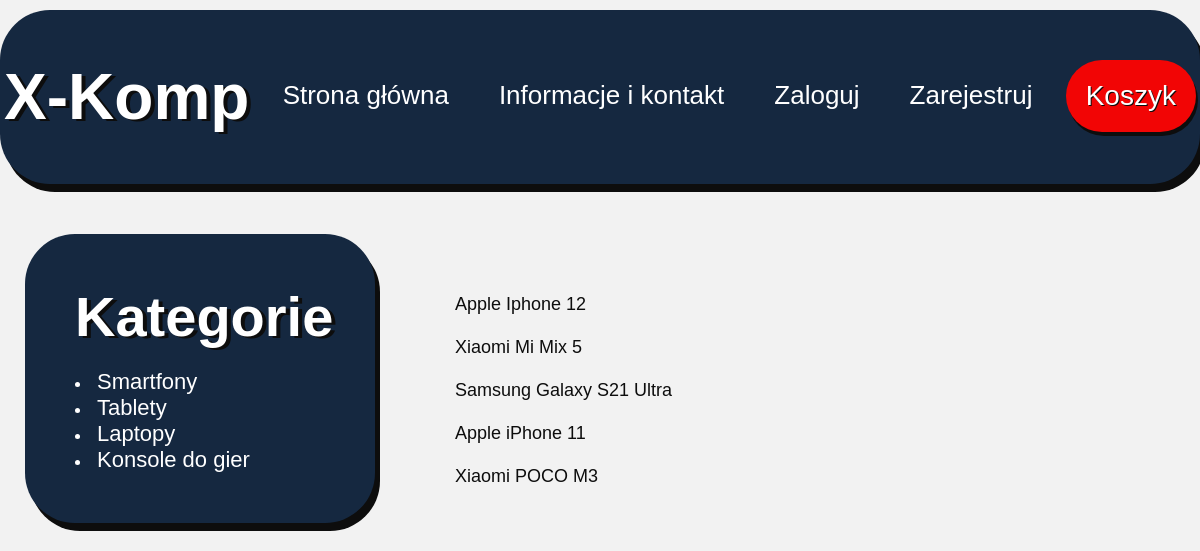
/kategoria/1/, run on the app's committed database.
### Produkty/models.py (models this page shows, shortened)
class Kategoria(models.Model):
    kategoria_produktu = models.CharField(max_length=50)
    class Meta:
        verbose_name = "Kategoria"
        verbose_name_plural = "Kategorie"

class Produkty(models.Model):
    nazwa = models.CharField(max_length=50)
    producent = models.ForeignKey(Producent, on_delete=models.CASCADE, null=True)
    kategoria = models.ForeignKey(Kategoria, on_delete=models.CASCADE, null=True)
    opis = models.TextField(blank=True)
    cena = models.DecimalField(max_digits=8, decimal_places=2)
    class Meta:
        verbose_name = "Produkt"
        verbose_name_plural = "Produkty"

### Produkty/views.py (the view)
# urls.py: path('kategoria/<id>/', kategoria, name="kategoria"),
def kategoria(request, id):
    kategoria_user = Kategoria.objects.get(pk=id)
    kategoria_produkt = Produkty.objects.filter(kategoria=kategoria_user)
    kategorie = Kategoria.objects.all()
    dane = {'kategoria_user': kategoria_user, 'kategoria_produkt': kategoria_produkt, 'kategorie': kategorie}
    return render(request, 'kategoria.html', dane)

### Produkty/templates/kategoria.html (shortened to what this page needs)
<html>
{% extends 'index.html' %}
{% load static %}
{% block produkt %}
{% if kategoria_produkt %}
<div class='lista_produktow'>
{% for produkt in kategoria_produkt %}
<ul>
<li><a href="/produkt/{{ produkt.id }}/" > {{ produkt.nazwa }} </a></li>
</ul>
{% endfor %}
</div>
{% endif %}
{% endblock produkt %}

### Produkty/templates/index.html (shortened to what this page needs)
<html>
<head>
{% load static %}
    <link rel="stylesheet" type="text/css" href="{% static 'produkty/style.css' %}">
</head>
<body>
<header>
      <h1 class="logo">X-Komp</h1>
      <ul class="list">
        <li><a href="{% url 'strona_glowna' %}">Strona główna</a></li>
        <li><a href="#">Informacje i kontakt</a></li>
          {% if user.is_authenticated %}
            <li><a href="{% url 'mojekonto' %}">Moje konto</a></li>
            <li><a href="{% url 'wyloguj' %}">Wyloguj</a></li>
          {% else %}
            <li><a href="{% url 'logowanie' %}">Zaloguj</a></li>
          <li><a href="{% url 'rejestracja' %}">Zarejestruj</a></li>
          {% endif %}
      </ul>
      <a href="{% url 'koszyk' %}" class="button"><button>Koszyk</button></a>
    </header>
<div style="max-width:350px; float:left"  class="produkty">
    <h2>Kategorie</h2>
{% for kat in kategorie %}
<ul>
<li><a href="/kategoria/{{ kat.id }}">{{ kat.kategoria_produktu}}</a></li>
</ul>
{% endfor %}
    </div>
<div style="max-width:1100; float:left">
    {% block produkt %}   {% endblock produkt %}
</div>
</body>
</html>

### Produkty/static/produkty/style.css (style rules this page uses)
* { font-family: "Raleway", sans-serif; margin: 0; padding: 0; box-sizing: border-box; }
body { max-width: 1600px; margin: auto; background-color: #F2F2F2; }
header { padding-top: 50px; margin-top: 10px; display: flex; margin: auto; margin-top: 10px; color: rgb(255, 255, 255); justify-content: space-around; padding-bottom: 30px; margin-bottom: 50px; border-radius: 50px; background-color: #152840; box-shadow: 5px 8px #0D0D0D; text-shadow: 4px 2px #0D0D0D; }
.logo { font-size: 4rem; padding-bottom: 20px; }
.list { list-style: none; display: flex; }
.list li { margin: 20px 25px; }
.list li a { color: rgb(255, 255, 255); text-decoration: none; font-size: 26px; }
.button button { color: white; border: none; border-radius: 50px; background-color: #F20505; padding: 20px; font-size: 28px; box-shadow: 2px 4px #0D0D0D; text-shadow: 1px 1px #0D0D0D; }
.produkty h2 { font-size: 3.5rem; margin-bottom: 20px; }
.produkty { color: rgb(255, 255, 255); padding: 50px; list-style: inside; margin-left: 25px; background-color: #152840; border-radius: 50px; box-shadow: 5px 8px #0D0D0D; text-shadow: 4px 2px #0D0D0D; }
.produkty a { color: rgb(255, 255, 255); text-decoration: none; font-size: 22px; }
.lista_produktow { font-size: 1.8rem; margin: 50px 80px; }
.lista_produktow li { list-style: none; margin-bottom: 10px; }
.lista_produktow li a { text-decoration: none; color: #0D0D0D; }
.logowanie p, a { text-shadow: none; font-size: 18px; text-align: center; color: #e0dfdf; }
.rej p, a { text-shadow: none; font-size: 18px; text-align: center; color: #e0dfdf; }

### data on the page
Kategoria: kategoria_produktu "Smartfony"
Kategoria: kategoria_produktu "Tablety"
Kategoria: kategoria_produktu "Laptopy"
Kategoria: kategoria_produktu "Konsole do gier"
Produkty: nazwa "Apple Iphone 12"
Produkty: nazwa "Xiaomi Mi Mix 5"
Produkty: nazwa "Samsung Galaxy S21 Ultra"
Produkty: nazwa "Apple iPhone 11"
Produkty: nazwa "Xiaomi POCO M3"
